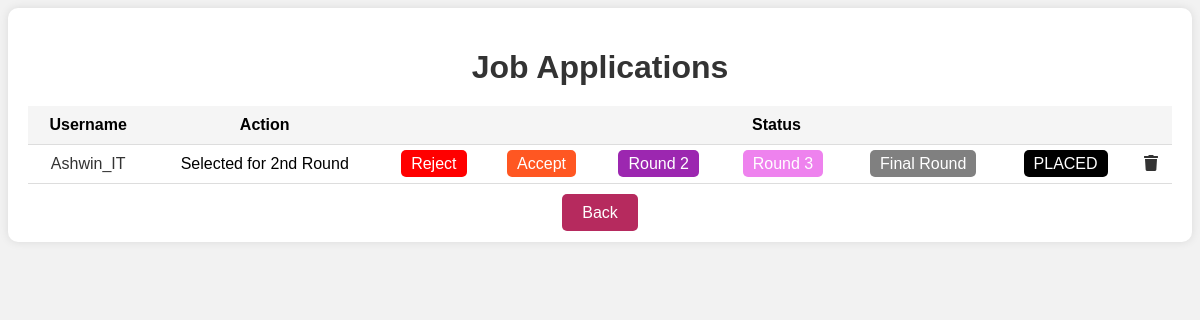
Page /company/view-applications/11/ (signed in) on the committed database.
### company/models.py (models this page shows, shortened)
class JobApplication(models.Model):
    student = models.ForeignKey(Student, on_delete=models.CASCADE)
    job = models.ForeignKey(Job, on_delete=models.CASCADE)
    company = models.ForeignKey(Company, on_delete=models.CASCADE)
    STATUS_CHOICES=[
        ('ACCEPTED', 'Application Accepted'),
        ('REJECTED', 'Rejected'),
        ('ROUND2', 'Selected for 2nd Round'),
        ('ROUND3', 'Selected for 3rd Round'),
        ('ROUND_Final', 'Selected for Final Round'),
        ('PLACED', 'Congrats!You are Placed'),
        ('Remove', 'You Failed to Clear'),
    ]
    status = models.CharField(max_length=20, choices=STATUS_CHOICES,default='None')

### register/models.py (models this page shows)
class Student(models.Model):
    user = models.OneToOneField(User, on_delete=models.CASCADE, null=True)
    BRANCH_CHOICES = [
        ("CSE", 'Computer Science and Engineering'),
        ('ECE', 'Electronics and Communication Engineering'),
        ('ME', 'Mechanical Engineering'),
        ('EEE', 'Electrical and Electronic Engineering'),
        ('IT', 'Information Technology'),
        ('CE', 'Civil Engineering'),
        ('AIDS', 'Artificial Intelligence and Data Science'),
        ('AEI', 'Applied Electronics & Instrumentation Engineering'),
    ]
    branch = models.CharField(max_length=4, choices=BRANCH_CHOICES, null=True, default='Unknown')
    admission_no = models.CharField(max_length=50, blank=True, null=True)
    StdEmail = models.EmailField(max_length=255)
    image = models.FileField(upload_to='student_images', blank=True, null=True)
    staff = models.ForeignKey(Staff, on_delete=models.CASCADE, related_name='students', null=True)

### company/views.py (the view)
# urls.py: path('view-applications/<int:job_id>/', views.view_applications, name='view_applications'),
@login_required(login_url='company_login')
def view_applications(request, job_id):
    job = Job.objects.get(id=job_id)
    applications = JobApplication.objects.filter(job=job).select_related('student__user')
    context = {
        'job': job,
        'applications': applications,
    }
    return render(request, 'view_applications.html', context)

### templates/view_applications.html (shortened to what this page needs)
<!DOCTYPE html>
<html>
<head>
  <link href="https://cdnjs.cloudflare.com/ajax/libs/font-awesome/5.10.0/css/all.min.css" rel="stylesheet">
</head>
<body>
  <div class="container">
    <h1>Job Applications</h1>
    {% if applications %}
    <table>
      <tr>
        <th>Username</th>
        <th>Action</th>
        <th colspan="7">Status</th>
      </tr>
      {% for application in applications %}
        {% if application.status != 'REJECTED' and application.status != 'Remove' %}
          {% include 'application_row.html' %}
        {% endif %}
      {% endfor %}
    </table>
    {% else %}
    <p>No applications found.</p>
    {% endif %}
    <div class="back-button">
      <a href="/company/home/">Back</a>
    </div>
  </div>
</body>
</html>

### templates/application_row.html (shortened to what this page needs)
<tr>
    <td><a href="{% url 'student_details' application.student.id %}">{{ application.student.user.username }}</a></td>
    <td>{{ application.get_status_display }}</td>
    <td>
      {% if application.status != 'REJECTED' %}
        <a href="{% url 'update_application_status' application.id 'REJECTED' %}" style="background-color:red; border-radius: 5px; padding: 5px 10px; color: #fff;">Reject</a>
      {% endif %}
    </td>
    <td>
      <a href="{% url 'update_application_status' application.id 'ACCEPTED' %}" style="background-color:#FF5722; border-radius: 5px; padding: 5px 10px; color: #fff;">Accept</a>
    </td>
    <td>
      <a href="{% url 'update_application_status' application.id 'ROUND2' %}" style="background-color:#9C27B0; border-radius: 5px; padding: 5px 10px; color: #fff;">Round 2</a>
    </td>
    <td>
      <a href="{% url 'update_application_status' application.id 'ROUND3' %}" style="background-color:violet; border-radius: 5px; padding: 5px 10px; color: #fff;">Round 3</a>
    </td>
    <td>
      <a href="{% url 'update_application_status' application.id 'ROUND_Final' %}" style="background-color:grey;border-radius: 5px; padding: 5px 10px; color: #fff;">Final Round</a>
    </td>
    <td>
      <a href="{% url 'update_application_status' application.id 'PLACED' %}" style="background-color:black; border-radius: 5px; padding: 5px 10px; color: #fff;">PLACED</a>
    </td>
    <td><a href="{% url 'update_application_status' application.id 'Remove' %}" ><i class="fa fa-trash me-2"></i></a></td>
</tr>

### templates/view_applications.html (style rules this page uses)
body { background-color: #f2f2f2; font-family: Arial, sans-serif; }
.container { max-width: 100vw; margin: 0 auto; padding: 20px; background-color: #fff; border-radius: 10px; box-shadow: 0 0 10px rgba(0, 0, 0, 0.1); text-align: center; }
h1 { color: #333; margin-bottom: 20px; }
table { width: 100%; border-collapse: collapse; margin-top: 20px; }
th, td { padding: 10px; border-bottom: 1px solid #ddd; }
th { background-color: #f5f5f5; }
a { color: #333; text-decoration: none; }
.back-button { display: inline-block; margin-top: 20px; }
.back-button a { padding: 10px 20px; background-color: #b62a5e; color: #fff; border-radius: 5px; }

### rows in the picture
JobApplication: student.user.username "Ashwin_IT", status "Selected for 2nd Round", shows "Reject"
